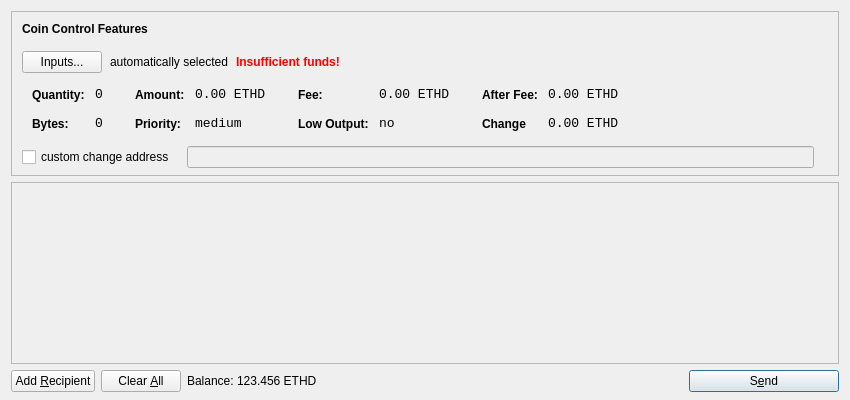
<?xml version="1.0" encoding="UTF-8"?>
<ui version="4.0">
 <class>SendCoinsDialog</class>
 <widget class="QDialog" name="SendCoinsDialog">
  <property name="geometry">
   <rect>
    <x>0</x>
    <y>0</y>
    <width>850</width>
    <height>400</height>
   </rect>
  </property>
  <property name="windowTitle">
   <string>Send Coins</string>
  </property>
  <layout class="QVBoxLayout" name="verticalLayout" stretch="0,1,0">
   <property name="bottomMargin">
    <number>8</number>
   </property>
   <item>
    <widget class="QFrame" name="frameCoinControl">
     <property name="sizePolicy">
      <sizepolicy hsizetype="Expanding" vsizetype="Expanding">
       <horstretch>0</horstretch>
       <verstretch>0</verstretch>
      </sizepolicy>
     </property>
     <property name="maximumSize">
      <size>
       <width>16777215</width>
       <height>16777215</height>
      </size>
     </property>
     <property name="frameShape">
      <enum>QFrame::StyledPanel</enum>
     </property>
     <property name="frameShadow">
      <enum>QFrame::Sunken</enum>
     </property>
     <layout class="QVBoxLayout" name="verticalLayoutCoinControl2">
      <property name="spacing">
       <number>-1</number>
      </property>
      <property name="leftMargin">
       <number>0</number>
      </property>
      <property name="topMargin">
       <number>0</number>
      </property>
      <property name="rightMargin">
       <number>0</number>
      </property>
      <property name="bottomMargin">
       <number>6</number>
      </property>
      <item>
       <layout class="QVBoxLayout" name="verticalLayoutCoinControl" stretch="0,0,0,0,1">
        <property name="spacing">
         <number>0</number>
        </property>
        <property name="leftMargin">
         <number>10</number>
        </property>
        <property name="topMargin">
         <number>10</number>
        </property>
        <item>
         <layout class="QHBoxLayout" name="horizontalLayoutCoinControl1">
          <property name="bottomMargin">
           <number>15</number>
          </property>
          <item>
           <widget class="QLabel" name="labelCoinControlFeatures">
            <property name="sizePolicy">
             <sizepolicy hsizetype="Preferred" vsizetype="Maximum">
              <horstretch>0</horstretch>
              <verstretch>0</verstretch>
             </sizepolicy>
            </property>
            <property name="font">
             <font>
              <weight>75</weight>
              <bold>true</bold>
             </font>
            </property>
            <property name="styleSheet">
             <string notr="true">font-weight:bold;</string>
            </property>
            <property name="text">
             <string>Coin Control Features</string>
            </property>
           </widget>
          </item>
         </layout>
        </item>
        <item>
         <layout class="QHBoxLayout" name="horizontalLayoutCoinControl2" stretch="0,0,0,0">
          <property name="spacing">
           <number>8</number>
          </property>
          <property name="bottomMargin">
           <number>10</number>
          </property>
          <item>
           <widget class="QPushButton" name="pushButtonCoinControl">
            <property name="styleSheet">
             <string notr="true"/>
            </property>
            <property name="text">
             <string>Inputs...</string>
            </property>
           </widget>
          </item>
          <item>
           <widget class="QLabel" name="labelCoinControlAutomaticallySelected">
            <property name="text">
             <string>automatically selected</string>
            </property>
            <property name="margin">
             <number>5</number>
            </property>
           </widget>
          </item>
          <item>
           <widget class="QLabel" name="labelCoinControlInsuffFunds">
            <property name="font">
             <font>
              <weight>75</weight>
              <bold>true</bold>
             </font>
            </property>
            <property name="styleSheet">
             <string notr="true">color:red;font-weight:bold;</string>
            </property>
            <property name="text">
             <string>Insufficient funds!</string>
            </property>
            <property name="margin">
             <number>5</number>
            </property>
           </widget>
          </item>
          <item>
           <spacer name="horizontalSpacerCoinControl">
            <property name="orientation">
             <enum>Qt::Horizontal</enum>
            </property>
            <property name="sizeHint" stdset="0">
             <size>
              <width>40</width>
              <height>1</height>
             </size>
            </property>
           </spacer>
          </item>
         </layout>
        </item>
        <item>
         <widget class="QWidget" name="widgetCoinControl" native="true">
          <property name="sizePolicy">
           <sizepolicy hsizetype="Preferred" vsizetype="Preferred">
            <horstretch>0</horstretch>
            <verstretch>0</verstretch>
           </sizepolicy>
          </property>
          <property name="minimumSize">
           <size>
            <width>0</width>
            <height>0</height>
           </size>
          </property>
          <property name="styleSheet">
           <string notr="true"/>
          </property>
          <layout class="QHBoxLayout" name="horizontalLayoutCoinControl5">
           <property name="margin">
            <number>0</number>
           </property>
           <item>
            <layout class="QHBoxLayout" name="horizontalLayoutCoinControl3" stretch="0,0,0,1">
             <property name="spacing">
              <number>20</number>
             </property>
             <property name="topMargin">
              <number>0</number>
             </property>
             <property name="bottomMargin">
              <number>10</number>
             </property>
             <item>
              <layout class="QFormLayout" name="formLayoutCoinControl1">
               <property name="horizontalSpacing">
                <number>10</number>
               </property>
               <property name="verticalSpacing">
                <number>14</number>
               </property>
               <property name="leftMargin">
                <number>10</number>
               </property>
               <property name="topMargin">
                <number>4</number>
               </property>
               <property name="rightMargin">
                <number>6</number>
               </property>
               <item row="0" column="0">
                <widget class="QLabel" name="labelCoinControlQuantityText">
                 <property name="styleSheet">
                  <string notr="true">font-weight:bold;</string>
                 </property>
                 <property name="text">
                  <string>Quantity:</string>
                 </property>
                 <property name="margin">
                  <number>0</number>
                 </property>
                </widget>
               </item>
               <item row="0" column="1">
                <widget class="QLabel" name="labelCoinControlQuantity">
                 <property name="font">
                  <font>
                   <family>Monospace</family>
                   <pointsize>10</pointsize>
                  </font>
                 </property>
                 <property name="cursor">
                  <cursorShape>IBeamCursor</cursorShape>
                 </property>
                 <property name="contextMenuPolicy">
                  <enum>Qt::ActionsContextMenu</enum>
                 </property>
                 <property name="text">
                  <string>0</string>
                 </property>
                 <property name="margin">
                  <number>0</number>
                 </property>
                 <property name="textInteractionFlags">
                  <set>Qt::LinksAccessibleByMouse|Qt::TextSelectableByKeyboard|Qt::TextSelectableByMouse</set>
                 </property>
                </widget>
               </item>
               <item row="1" column="0">
                <widget class="QLabel" name="labelCoinControlBytesText">
                 <property name="styleSheet">
                  <string notr="true">font-weight:bold;</string>
                 </property>
                 <property name="text">
                  <string>Bytes:</string>
                 </property>
                </widget>
               </item>
               <item row="1" column="1">
                <widget class="QLabel" name="labelCoinControlBytes">
                 <property name="font">
                  <font>
                   <family>Monospace</family>
                   <pointsize>10</pointsize>
                  </font>
                 </property>
                 <property name="cursor">
                  <cursorShape>IBeamCursor</cursorShape>
                 </property>
                 <property name="contextMenuPolicy">
                  <enum>Qt::ActionsContextMenu</enum>
                 </property>
                 <property name="text">
                  <string>0</string>
                 </property>
                 <property name="textInteractionFlags">
                  <set>Qt::LinksAccessibleByMouse|Qt::TextSelectableByKeyboard|Qt::TextSelectableByMouse</set>
                 </property>
                </widget>
               </item>
              </layout>
             </item>
             <item>
              <layout class="QFormLayout" name="formLayoutCoinControl2">
               <property name="horizontalSpacing">
                <number>10</number>
               </property>
               <property name="verticalSpacing">
                <number>14</number>
               </property>
               <property name="leftMargin">
                <number>6</number>
               </property>
               <property name="topMargin">
                <number>4</number>
               </property>
               <property name="rightMargin">
                <number>6</number>
               </property>
               <item row="0" column="0">
                <widget class="QLabel" name="labelCoinControlAmountText">
                 <property name="styleSheet">
                  <string notr="true">font-weight:bold;</string>
                 </property>
                 <property name="text">
                  <string>Amount:</string>
                 </property>
                 <property name="margin">
                  <number>0</number>
                 </property>
                </widget>
               </item>
               <item row="0" column="1">
                <widget class="QLabel" name="labelCoinControlAmount">
                 <property name="font">
                  <font>
                   <family>Monospace</family>
                   <pointsize>10</pointsize>
                  </font>
                 </property>
                 <property name="cursor">
                  <cursorShape>IBeamCursor</cursorShape>
                 </property>
                 <property name="contextMenuPolicy">
                  <enum>Qt::ActionsContextMenu</enum>
                 </property>
                 <property name="text">
                  <string>0.00 ETHD</string>
                 </property>
                 <property name="textInteractionFlags">
                  <set>Qt::LinksAccessibleByMouse|Qt::TextSelectableByKeyboard|Qt::TextSelectableByMouse</set>
                 </property>
                </widget>
               </item>
               <item row="1" column="0">
                <widget class="QLabel" name="labelCoinControlPriorityText">
                 <property name="styleSheet">
                  <string notr="true">font-weight:bold;</string>
                 </property>
                 <property name="text">
                  <string>Priority:</string>
                 </property>
                </widget>
               </item>
               <item row="1" column="1">
                <widget class="QLabel" name="labelCoinControlPriority">
                 <property name="font">
                  <font>
                   <family>Monospace</family>
                   <pointsize>10</pointsize>
                  </font>
                 </property>
                 <property name="cursor">
                  <cursorShape>IBeamCursor</cursorShape>
                 </property>
                 <property name="contextMenuPolicy">
                  <enum>Qt::ActionsContextMenu</enum>
                 </property>
                 <property name="text">
                  <string>medium</string>
                 </property>
                 <property name="textInteractionFlags">
                  <set>Qt::LinksAccessibleByMouse|Qt::TextSelectableByKeyboard|Qt::TextSelectableByMouse</set>
                 </property>
                </widget>
               </item>
              </layout>
             </item>
             <item>
              <layout class="QFormLayout" name="formLayoutCoinControl3">
               <property name="horizontalSpacing">
                <number>10</number>
               </property>
               <property name="verticalSpacing">
                <number>14</number>
               </property>
               <property name="leftMargin">
                <number>6</number>
               </property>
               <property name="topMargin">
                <number>4</number>
               </property>
               <property name="rightMargin">
                <number>6</number>
               </property>
               <item row="0" column="0">
                <widget class="QLabel" name="labelCoinControlFeeText">
                 <property name="styleSheet">
                  <string notr="true">font-weight:bold;</string>
                 </property>
                 <property name="text">
                  <string>Fee:</string>
                 </property>
                 <property name="margin">
                  <number>0</number>
                 </property>
                </widget>
               </item>
               <item row="0" column="1">
                <widget class="QLabel" name="labelCoinControlFee">
                 <property name="font">
                  <font>
                   <family>Monospace</family>
                   <pointsize>10</pointsize>
                  </font>
                 </property>
                 <property name="cursor">
                  <cursorShape>IBeamCursor</cursorShape>
                 </property>
                 <property name="contextMenuPolicy">
                  <enum>Qt::ActionsContextMenu</enum>
                 </property>
                 <property name="text">
                  <string>0.00 ETHD</string>
                 </property>
                 <property name="textInteractionFlags">
                  <set>Qt::LinksAccessibleByMouse|Qt::TextSelectableByKeyboard|Qt::TextSelectableByMouse</set>
                 </property>
                </widget>
               </item>
               <item row="1" column="0">
                <widget class="QLabel" name="labelCoinControlLowOutputText">
                 <property name="styleSheet">
                  <string notr="true">font-weight:bold;</string>
                 </property>
                 <property name="text">
                  <string>Low Output:</string>
                 </property>
                </widget>
               </item>
               <item row="1" column="1">
                <widget class="QLabel" name="labelCoinControlLowOutput">
                 <property name="font">
                  <font>
                   <family>Monospace</family>
                   <pointsize>10</pointsize>
                  </font>
                 </property>
                 <property name="cursor">
                  <cursorShape>IBeamCursor</cursorShape>
                 </property>
                 <property name="contextMenuPolicy">
                  <enum>Qt::ActionsContextMenu</enum>
                 </property>
                 <property name="text">
                  <string>no</string>
                 </property>
                 <property name="textInteractionFlags">
                  <set>Qt::LinksAccessibleByMouse|Qt::TextSelectableByKeyboard|Qt::TextSelectableByMouse</set>
                 </property>
                </widget>
               </item>
              </layout>
             </item>
             <item>
              <layout class="QFormLayout" name="formLayoutCoinControl4">
               <property name="horizontalSpacing">
                <number>10</number>
               </property>
               <property name="verticalSpacing">
                <number>14</number>
               </property>
               <property name="leftMargin">
                <number>6</number>
               </property>
               <property name="topMargin">
                <number>4</number>
               </property>
               <property name="rightMargin">
                <number>6</number>
               </property>
               <item row="0" column="0">
                <widget class="QLabel" name="labelCoinControlAfterFeeText">
                 <property name="styleSheet">
                  <string notr="true">font-weight:bold;</string>
                 </property>
                 <property name="text">
                  <string>After Fee:</string>
                 </property>
                 <property name="margin">
                  <number>0</number>
                 </property>
                </widget>
               </item>
               <item row="0" column="1">
                <widget class="QLabel" name="labelCoinControlAfterFee">
                 <property name="font">
                  <font>
                   <family>Monospace</family>
                   <pointsize>10</pointsize>
                  </font>
                 </property>
                 <property name="cursor">
                  <cursorShape>IBeamCursor</cursorShape>
                 </property>
                 <property name="contextMenuPolicy">
                  <enum>Qt::ActionsContextMenu</enum>
                 </property>
                 <property name="text">
                  <string>0.00 ETHD</string>
                 </property>
                 <property name="textInteractionFlags">
                  <set>Qt::LinksAccessibleByMouse|Qt::TextSelectableByKeyboard|Qt::TextSelectableByMouse</set>
                 </property>
                </widget>
               </item>
               <item row="1" column="0">
                <widget class="QLabel" name="labelCoinControlChangeText">
                 <property name="styleSheet">
                  <string notr="true">font-weight:bold;</string>
                 </property>
                 <property name="text">
                  <string>Change</string>
                 </property>
                </widget>
               </item>
               <item row="1" column="1">
                <widget class="QLabel" name="labelCoinControlChange">
                 <property name="font">
                  <font>
                   <family>Monospace</family>
                   <pointsize>10</pointsize>
                  </font>
                 </property>
                 <property name="cursor">
                  <cursorShape>IBeamCursor</cursorShape>
                 </property>
                 <property name="contextMenuPolicy">
                  <enum>Qt::ActionsContextMenu</enum>
                 </property>
                 <property name="text">
                  <string>0.00 ETHD</string>
                 </property>
                 <property name="textInteractionFlags">
                  <set>Qt::LinksAccessibleByMouse|Qt::TextSelectableByKeyboard|Qt::TextSelectableByMouse</set>
                 </property>
                </widget>
               </item>
              </layout>
             </item>
            </layout>
           </item>
          </layout>
         </widget>
        </item>
        <item>
         <layout class="QHBoxLayout" name="horizontalLayoutCoinControl4" stretch="0,0,0">
          <property name="spacing">
           <number>12</number>
          </property>
          <property name="sizeConstraint">
           <enum>QLayout::SetDefaultConstraint</enum>
          </property>
          <property name="topMargin">
           <number>5</number>
          </property>
          <property name="rightMargin">
           <number>5</number>
          </property>
          <item>
           <widget class="QCheckBox" name="checkBoxCoinControlChange">
            <property name="text">
             <string>custom change address</string>
            </property>
           </widget>
          </item>
          <item>
           <widget class="QLineEdit" name="lineEditCoinControlChange">
            <property name="enabled">
             <bool>false</bool>
            </property>
            <property name="sizePolicy">
             <sizepolicy hsizetype="Expanding" vsizetype="Fixed">
              <horstretch>0</horstretch>
              <verstretch>0</verstretch>
             </sizepolicy>
            </property>
           </widget>
          </item>
          <item>
           <widget class="QLabel" name="labelCoinControlChangeLabel">
            <property name="sizePolicy">
             <sizepolicy hsizetype="Preferred" vsizetype="Expanding">
              <horstretch>0</horstretch>
              <verstretch>0</verstretch>
             </sizepolicy>
            </property>
            <property name="minimumSize">
             <size>
              <width>0</width>
              <height>0</height>
             </size>
            </property>
            <property name="text">
             <string/>
            </property>
            <property name="margin">
             <number>3</number>
            </property>
           </widget>
          </item>
         </layout>
        </item>
        <item>
         <spacer name="verticalSpacerCoinControl">
          <property name="orientation">
           <enum>Qt::Vertical</enum>
          </property>
          <property name="sizeHint" stdset="0">
           <size>
            <width>800</width>
            <height>1</height>
           </size>
          </property>
         </spacer>
        </item>
       </layout>
      </item>
     </layout>
    </widget>
   </item>
   <item>
    <widget class="QScrollArea" name="scrollArea">
     <property name="widgetResizable">
      <bool>true</bool>
     </property>
     <widget class="QWidget" name="scrollAreaWidgetContents">
      <property name="geometry">
       <rect>
        <x>0</x>
        <y>0</y>
        <width>830</width>
        <height>165</height>
       </rect>
      </property>
      <layout class="QVBoxLayout" name="verticalLayout_2">
       <property name="margin">
        <number>0</number>
       </property>
       <item>
        <layout class="QVBoxLayout" name="entries">
         <property name="spacing">
          <number>6</number>
         </property>
        </layout>
       </item>
       <item>
        <spacer name="verticalSpacer">
         <property name="orientation">
          <enum>Qt::Vertical</enum>
         </property>
         <property name="sizeHint" stdset="0">
          <size>
           <width>20</width>
           <height>40</height>
          </size>
         </property>
        </spacer>
       </item>
      </layout>
     </widget>
    </widget>
   </item>
   <item>
    <layout class="QHBoxLayout" name="horizontalLayout">
     <item>
      <widget class="QPushButton" name="addButton">
       <property name="toolTip">
        <string>Send to multiple recipients at once</string>
       </property>
       <property name="text">
        <string>Add &amp;Recipient</string>
       </property>
       <property name="icon">
        <iconset resource="../bitcoin.qrc">
         <normaloff>:/icons/add</normaloff>:/icons/add</iconset>
       </property>
       <property name="autoDefault">
        <bool>false</bool>
       </property>
      </widget>
     </item>
     <item>
      <widget class="QPushButton" name="clearButton">
       <property name="sizePolicy">
        <sizepolicy hsizetype="Minimum" vsizetype="Fixed">
         <horstretch>0</horstretch>
         <verstretch>0</verstretch>
        </sizepolicy>
       </property>
       <property name="toolTip">
        <string>Remove all transaction fields</string>
       </property>
       <property name="text">
        <string>Clear &amp;All</string>
       </property>
       <property name="icon">
        <iconset resource="../bitcoin.qrc">
         <normaloff>:/icons/remove</normaloff>:/icons/remove</iconset>
       </property>
       <property name="autoRepeatDelay">
        <number>300</number>
       </property>
       <property name="autoDefault">
        <bool>false</bool>
       </property>
      </widget>
     </item>
     <item>
      <layout class="QHBoxLayout" name="horizontalLayout_2">
       <property name="spacing">
        <number>3</number>
       </property>
       <item>
        <widget class="QLabel" name="label">
         <property name="sizePolicy">
          <sizepolicy hsizetype="Preferred" vsizetype="Fixed">
           <horstretch>0</horstretch>
           <verstretch>0</verstretch>
          </sizepolicy>
         </property>
         <property name="text">
          <string>Balance:</string>
         </property>
        </widget>
       </item>
       <item>
        <widget class="QLabel" name="labelBalance">
         <property name="sizePolicy">
          <sizepolicy hsizetype="Preferred" vsizetype="Fixed">
           <horstretch>0</horstretch>
           <verstretch>0</verstretch>
          </sizepolicy>
         </property>
         <property name="cursor">
          <cursorShape>IBeamCursor</cursorShape>
         </property>
         <property name="text">
          <string>123.456 ETHD</string>
         </property>
         <property name="textInteractionFlags">
          <set>Qt::LinksAccessibleByMouse|Qt::TextSelectableByKeyboard|Qt::TextSelectableByMouse</set>
         </property>
        </widget>
       </item>
      </layout>
     </item>
     <item>
      <spacer name="horizontalSpacer">
       <property name="orientation">
        <enum>Qt::Horizontal</enum>
       </property>
       <property name="sizeHint" stdset="0">
        <size>
         <width>40</width>
         <height>20</height>
        </size>
       </property>
      </spacer>
     </item>
     <item>
      <widget class="QPushButton" name="sendButton">
       <property name="minimumSize">
        <size>
         <width>150</width>
         <height>0</height>
        </size>
       </property>
       <property name="toolTip">
        <string>Confirm the send action</string>
       </property>
       <property name="text">
        <string>S&amp;end</string>
       </property>
       <property name="icon">
        <iconset resource="../bitcoin.qrc">
         <normaloff>:/icons/send</normaloff>:/icons/send</iconset>
       </property>
       <property name="default">
        <bool>true</bool>
       </property>
      </widget>
     </item>
    </layout>
   </item>
  </layout>
 </widget>
 <resources>
  <include location="../bitcoin.qrc"/>
 </resources>
 <connections/>
</ui>
